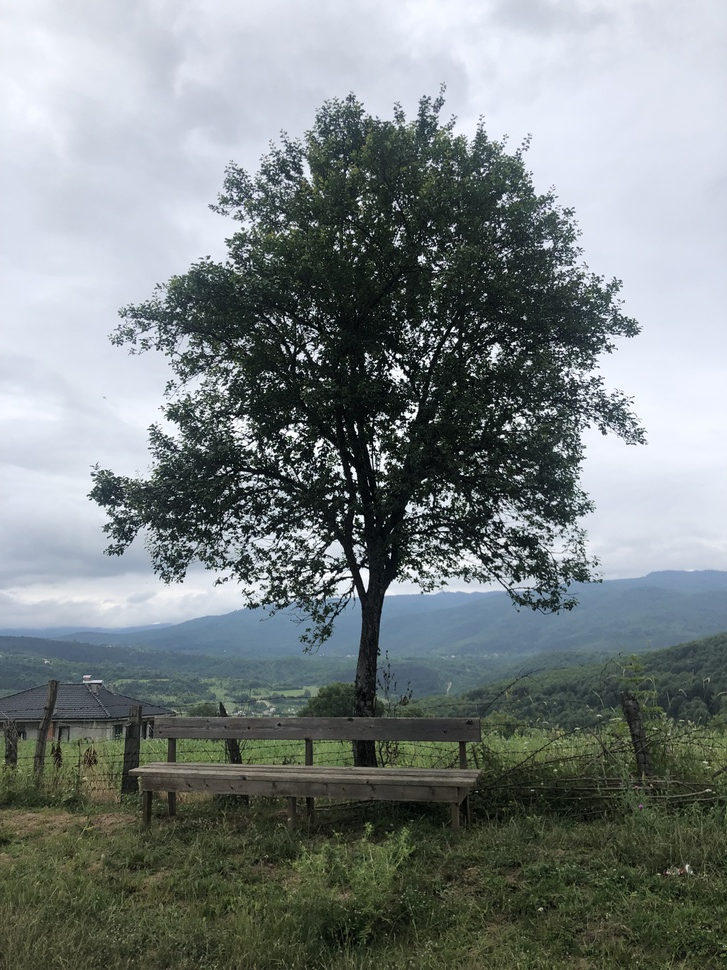
#> input picture agac.jpeg, 727 x 970 px, shrunk from 3024 x 4032 before the run, found by its file name
$ python 'opencvÖnemliFonklar.py'
#> lines starting #> are read from the running program, lines starting #| are printed output that depends on the picture; after the words box and inside, x2 and y2 are one past the last pixel; in counts of white or black regions, pixels touching at a corner belong together
import cv2
import numpy as np

kernel = np.ones((5,5),np.uint8)

path = "agac.jpeg"
img = cv2.imread(path)
#> img is the input picture: shape (970, 727, 3); mean B, G, R 130.2, 130.1, 122.2

#cvtColor(): Görüntüyü bir renk uzayından diğerine dönüştürür.
#OpenCV’de 140 dan fazla dönüşüm metodu vardır.
imgray = cv2.cvtColor(img,cv2.COLOR_BGR2GRAY)
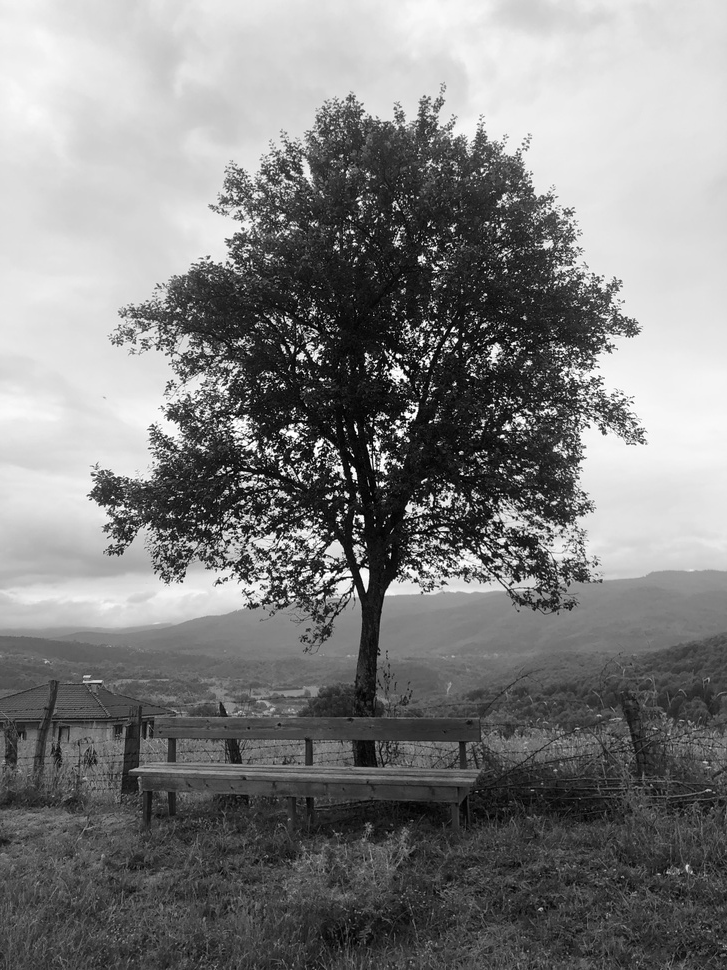
#> imgray: shape (970, 727); min 1, max 255, mean 127.8

#GaussianBlur filtresi görüntü üzerinde düzleştirme işlemi uygular.
#.GaussianBlur(kaynakGoruntu, hedefGoruntu, new Size(100,100),0);
#r. Bu metot parametre olarak kaynak görüntü mat nesnesi tipinde, mat tipinde bir sonuç ve Size tipinde uygulanacak olan bulanıklık değerini (çekirdek boyutu olarak da adlandırılır) ve SigmaX olarak adlandırılan çekirdek standart sapmasıdır almaktadır.
imgBugu = cv2.GaussianBlur(img,(5,5),5)
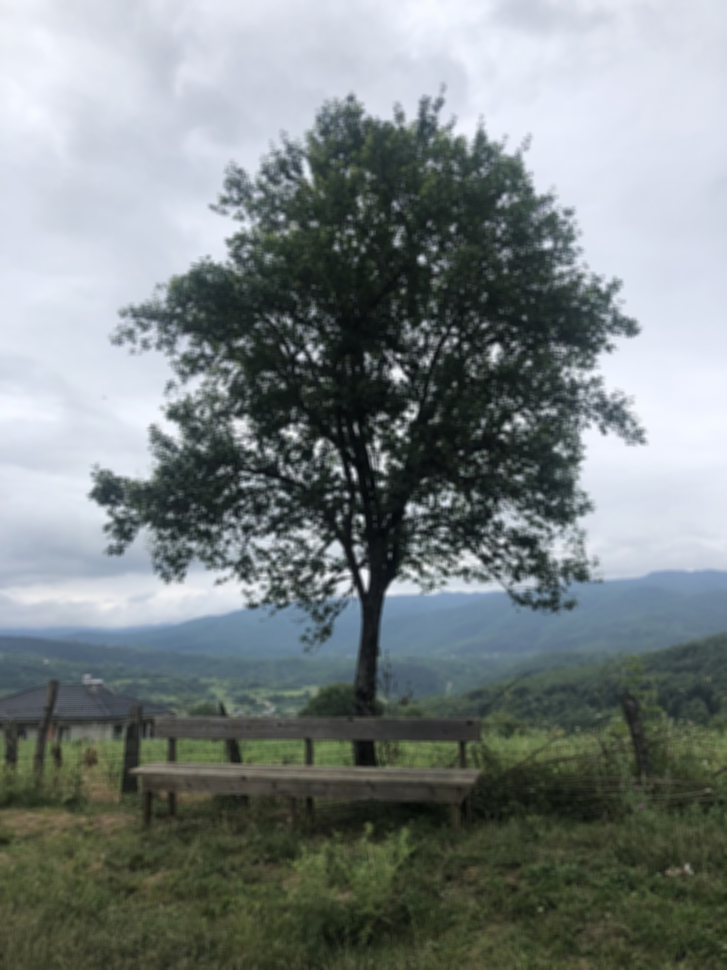
#> imgBugu: shape (970, 727, 3); mean B, G, R 130.2, 130.1, 122.2

#Canny() fonksiyonu temel olrak piksellerin renk farklılaşmasından yararlanarak kenra tespiti yapmakta
imgCanny = cv2.Canny(img,100,100)
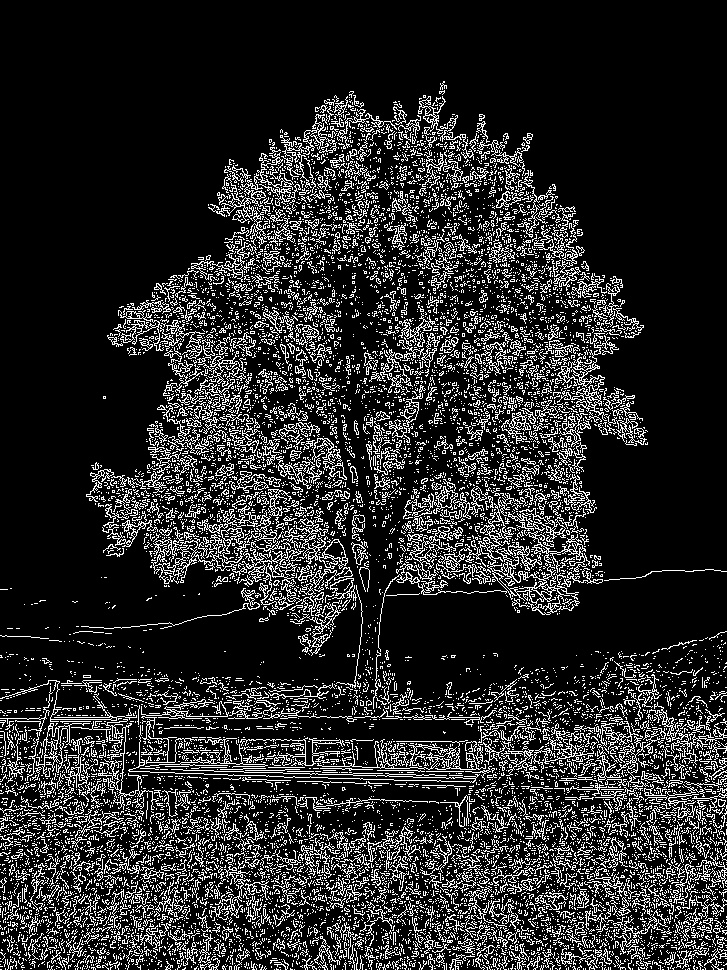
#> imgCanny: shape (970, 727); 16.1% white in thin lines or dots

#dilate(): verilen görüntü üzerinde parametreler ile verilen alan içerisindeki sınırları genişletmektedir,
#bu genişletme sayesinde piksel gurupları büyür ve pikseller arası boşluklar küçülür.
#Görüntünün üzerinde kutucuk dolaştırarak sağlanır. Fakat beyaz yerleri inceltmek yerine kalınlaştırır.
#(işlem yapılacak görüntü, görüntünün üzerinde hareket edecek kutucuk ve ”iterations” değerini) alır. Bu “iterations” değeri, görüntüye kaç kez genişleme uygulanacağını belirler.
imgGen = cv2.dilate(imgCanny,kernel,4)
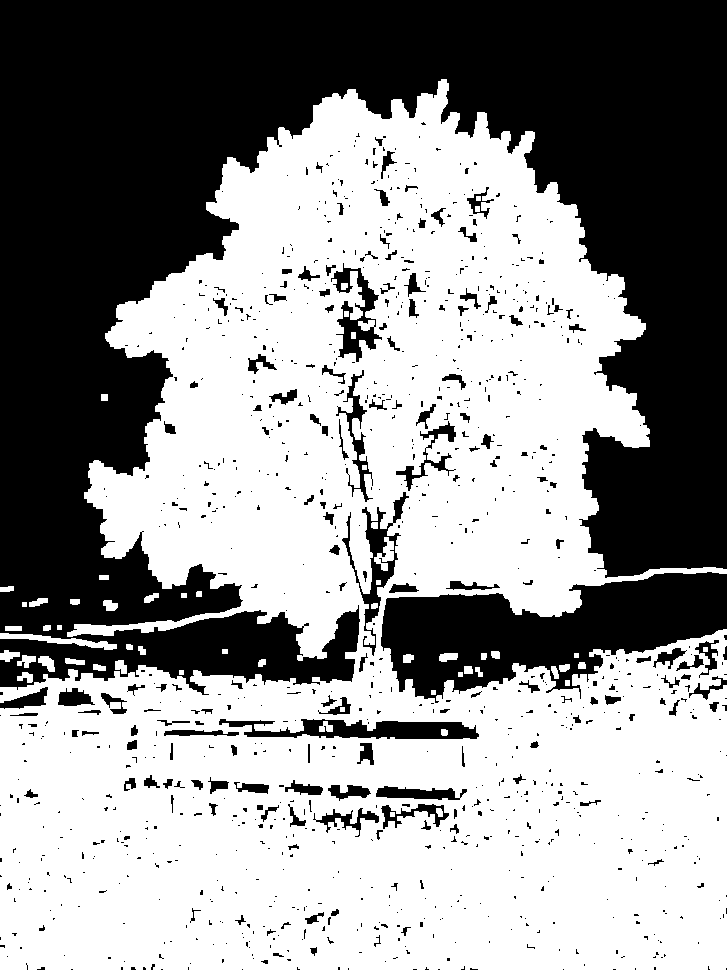
#> imgGen: shape (970, 727); 57.5% white; 1033 black regions (860 under 20 px), largest, box (x1, y1, x2, y2) and area: (0, 0, 727, 695) 247690, (381, 572, 727, 703) 25120, (219, 719, 479, 739) 3100


cv2.imshow("original",img)
cv2.imshow("gray",imgray)
cv2.imshow("bugulu",imgBugu)
cv2.imshow("canny",imgCanny)
cv2.imshow("genisletilmis",imgGen)


cv2.waitKey(0)
cv2.destroyAllWindows()
